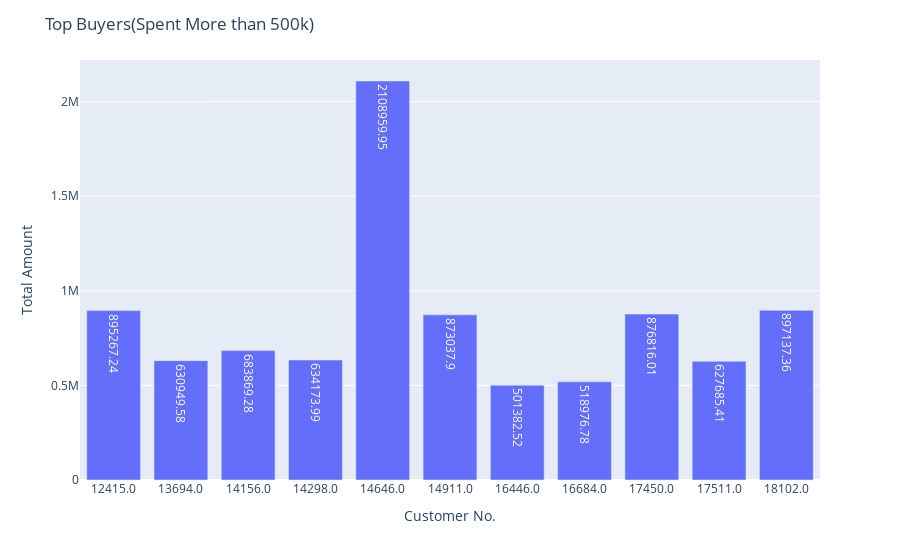

Notebook source saved alongside this figure:
### Code cell
top_total_customer_expanse = customer_expanse[customer_expanse['TotalAmount']>500000].round(2)

fig = px.bar(top_total_customer_expanse, x=top_total_customer_expanse['CustomerNo'], y=top_total_customer_expanse['TotalAmount'], text_auto='position')
fig.update_layout(xaxis_title='Customer No.', yaxis_title='Total Amount', title='Top Buyers(Spent More than 500k)')
fig.show()

### Figure 1 — Plotly figure (JSON) as saved in the notebook; plotly's stock layout.template omitted (floating-point values rounded to 4 significant figures)
{"data": [{"alignmentgroup": "True", "hovertemplate": "CustomerNo=%{x}<br>TotalAmount=%{y}<extra></extra>", "legendgroup": "", "marker": {"color": "#636efa", "pattern": {"shape": ""}}, "name": "", "offsetgroup": "", "orientation": "v", "showlegend": false, "textposition": "auto", "texttemplate": "%{y:position}", "type": "bar", "x": ["12415.0", "13694.0", "14156.0", "14298.0", "14646.0", "14911.0", "16446.0", "16684.0", "17450.0", "17511.0", "18102.0"], "xaxis": "x", "y": [895300.0, 630900.0, 683900.0, 634200.0, 2109000.0, 873000.0, 501400.0, 519000.0, 876800.0, 627700.0, 897100.0], "yaxis": "y"}], "layout": {"barmode": "relative", "legend": {"tracegroupgap": 0}, "margin": {"t": 60}, "title": {"text": "Top Buyers(Spent More than 500k)"}, "xaxis": {"anchor": "y", "domain": [0, 1], "title": {"text": "Customer No."}}, "yaxis": {"anchor": "x", "domain": [0, 1], "title": {"text": "Total Amount"}}}}
